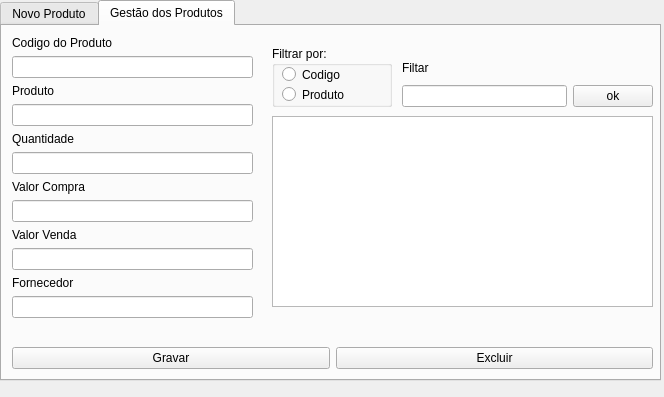
<?xml version="1.0" encoding="UTF-8"?>
<ui version="4.0">
 <class>fm_gestaoEstoque</class>
 <widget class="QDialog" name="fm_gestaoEstoque">
  <property name="geometry">
   <rect>
    <x>0</x>
    <y>0</y>
    <width>664</width>
    <height>397</height>
   </rect>
  </property>
  <property name="windowTitle">
   <string>Gestão de Estoque</string>
  </property>
  <property name="windowIcon">
   <iconset resource="resources.qrc">
    <normaloff>:/imagens/img/images.png</normaloff>:/imagens/img/images.png</iconset>
  </property>
  <widget class="QTabWidget" name="tabWidget">
   <property name="geometry">
    <rect>
     <x>0</x>
     <y>0</y>
     <width>661</width>
     <height>381</height>
    </rect>
   </property>
   <property name="currentIndex">
    <number>1</number>
   </property>
   <widget class="QWidget" name="tab_gestaoprodutos">
    <attribute name="title">
     <string>Novo Produto</string>
    </attribute>
    <widget class="QWidget" name="layoutWidget">
     <property name="geometry">
      <rect>
       <x>0</x>
       <y>10</y>
       <width>631</width>
       <height>201</height>
      </rect>
     </property>
     <layout class="QVBoxLayout" name="verticalLayout_7">
      <item>
       <layout class="QVBoxLayout" name="verticalLayout">
        <item>
         <widget class="QLabel" name="label">
          <property name="text">
           <string>Codigo do produto</string>
          </property>
         </widget>
        </item>
        <item>
         <widget class="QLineEdit" name="txt_codproduto"/>
        </item>
       </layout>
      </item>
      <item>
       <layout class="QVBoxLayout" name="verticalLayout_2">
        <item>
         <widget class="QLabel" name="label_2">
          <property name="text">
           <string>Descrição do produto</string>
          </property>
         </widget>
        </item>
        <item>
         <widget class="QLineEdit" name="txt_descproduto"/>
        </item>
       </layout>
      </item>
      <item>
       <layout class="QHBoxLayout" name="horizontalLayout_2">
        <item>
         <layout class="QVBoxLayout" name="verticalLayout_3">
          <item>
           <widget class="QLabel" name="label_3">
            <property name="text">
             <string>Quantidade em estoque</string>
            </property>
           </widget>
          </item>
          <item>
           <widget class="QLineEdit" name="txt_qtdestoque"/>
          </item>
         </layout>
        </item>
        <item>
         <layout class="QVBoxLayout" name="verticalLayout_5">
          <item>
           <widget class="QLabel" name="label_5">
            <property name="text">
             <string>Valor de compra</string>
            </property>
           </widget>
          </item>
          <item>
           <widget class="QLineEdit" name="txt_valorcompra"/>
          </item>
         </layout>
        </item>
        <item>
         <layout class="QVBoxLayout" name="verticalLayout_6">
          <item>
           <widget class="QLabel" name="label_6">
            <property name="text">
             <string>Valor de venda</string>
            </property>
           </widget>
          </item>
          <item>
           <widget class="QLineEdit" name="txt_valovenda"/>
          </item>
         </layout>
        </item>
        <item>
         <layout class="QVBoxLayout" name="verticalLayout_4">
          <item>
           <widget class="QLabel" name="label_4">
            <property name="text">
             <string>Fornecedor</string>
            </property>
           </widget>
          </item>
          <item>
           <widget class="QLineEdit" name="txt_fornecedor"/>
          </item>
         </layout>
        </item>
       </layout>
      </item>
      <item>
       <spacer name="verticalSpacer">
        <property name="orientation">
         <enum>Qt::Vertical</enum>
        </property>
        <property name="sizeHint" stdset="0">
         <size>
          <width>20</width>
          <height>40</height>
         </size>
        </property>
       </spacer>
      </item>
      <item>
       <layout class="QHBoxLayout" name="horizontalLayout">
        <item>
         <widget class="QPushButton" name="btn_novoproduto">
          <property name="text">
           <string>novo</string>
          </property>
         </widget>
        </item>
        <item>
         <widget class="QPushButton" name="btn_gravanovoproduto">
          <property name="text">
           <string>gravar</string>
          </property>
         </widget>
        </item>
       </layout>
      </item>
     </layout>
    </widget>
   </widget>
   <widget class="QWidget" name="tab_novoproduto">
    <attribute name="title">
     <string>Gestão dos Produtos</string>
    </attribute>
    <widget class="QTableWidget" name="tw_ge_produtos">
     <property name="geometry">
      <rect>
       <x>270</x>
       <y>90</y>
       <width>381</width>
       <height>191</height>
      </rect>
     </property>
    </widget>
    <widget class="QGroupBox" name="groupBox">
     <property name="geometry">
      <rect>
       <x>270</x>
       <y>20</y>
       <width>120</width>
       <height>61</height>
      </rect>
     </property>
     <property name="title">
      <string>Filtrar por:</string>
     </property>
     <widget class="QRadioButton" name="rb_ge_codigo">
      <property name="geometry">
       <rect>
        <x>10</x>
        <y>20</y>
        <width>82</width>
        <height>17</height>
       </rect>
      </property>
      <property name="text">
       <string>Codigo</string>
      </property>
     </widget>
     <widget class="QRadioButton" name="rb_ge_produto">
      <property name="geometry">
       <rect>
        <x>10</x>
        <y>40</y>
        <width>82</width>
        <height>17</height>
       </rect>
      </property>
      <property name="text">
       <string>Produto</string>
      </property>
     </widget>
    </widget>
    <widget class="QWidget" name="layoutWidget">
     <property name="geometry">
      <rect>
       <x>10</x>
       <y>320</y>
       <width>641</width>
       <height>25</height>
      </rect>
     </property>
     <layout class="QHBoxLayout" name="horizontalLayout_3">
      <item>
       <widget class="QPushButton" name="btn_ge_gravarF">
        <property name="text">
         <string>Gravar</string>
        </property>
       </widget>
      </item>
      <item>
       <widget class="QPushButton" name="btn_ge_excluir">
        <property name="text">
         <string>Excluir</string>
        </property>
       </widget>
      </item>
     </layout>
    </widget>
    <widget class="QWidget" name="layoutWidget">
     <property name="geometry">
      <rect>
       <x>10</x>
       <y>10</y>
       <width>241</width>
       <height>284</height>
      </rect>
     </property>
     <layout class="QVBoxLayout" name="verticalLayout_8">
      <item>
       <widget class="QLabel" name="label_7">
        <property name="text">
         <string>Codigo do Produto</string>
        </property>
       </widget>
      </item>
      <item>
       <widget class="QLineEdit" name="txt_ge_codproduto"/>
      </item>
      <item>
       <widget class="QLabel" name="label_8">
        <property name="text">
         <string>Produto</string>
        </property>
       </widget>
      </item>
      <item>
       <widget class="QLineEdit" name="txt_ge_produto"/>
      </item>
      <item>
       <widget class="QLabel" name="label_9">
        <property name="text">
         <string>Quantidade</string>
        </property>
       </widget>
      </item>
      <item>
       <widget class="QLineEdit" name="txt_ge_qtd"/>
      </item>
      <item>
       <widget class="QLabel" name="label_10">
        <property name="text">
         <string>Valor Compra</string>
        </property>
       </widget>
      </item>
      <item>
       <widget class="QLineEdit" name="txt_ge_valcompra"/>
      </item>
      <item>
       <widget class="QLabel" name="label_11">
        <property name="text">
         <string>Valor Venda</string>
        </property>
       </widget>
      </item>
      <item>
       <widget class="QLineEdit" name="txt_ge_valvenda"/>
      </item>
      <item>
       <widget class="QLabel" name="label_12">
        <property name="text">
         <string>Fornecedor</string>
        </property>
       </widget>
      </item>
      <item>
       <widget class="QLineEdit" name="txt_ge_fornecedor"/>
      </item>
      <item>
       <spacer name="verticalSpacer_2">
        <property name="orientation">
         <enum>Qt::Vertical</enum>
        </property>
        <property name="sizeHint" stdset="0">
         <size>
          <width>20</width>
          <height>40</height>
         </size>
        </property>
       </spacer>
      </item>
     </layout>
    </widget>
    <widget class="QWidget" name="layoutWidget">
     <property name="geometry">
      <rect>
       <x>400</x>
       <y>30</y>
       <width>251</width>
       <height>51</height>
      </rect>
     </property>
     <layout class="QVBoxLayout" name="verticalLayout_9">
      <item>
       <widget class="QLabel" name="label_13">
        <property name="text">
         <string>Filtar</string>
        </property>
       </widget>
      </item>
      <item>
       <layout class="QHBoxLayout" name="horizontalLayout_4">
        <item>
         <widget class="QLineEdit" name="txt_ge_filtrar"/>
        </item>
        <item>
         <widget class="QPushButton" name="btn_ge_filtrar">
          <property name="text">
           <string>ok</string>
          </property>
         </widget>
        </item>
       </layout>
      </item>
     </layout>
    </widget>
   </widget>
  </widget>
 </widget>
 <resources>
  <include location="resources.qrc"/>
 </resources>
 <connections/>
</ui>
